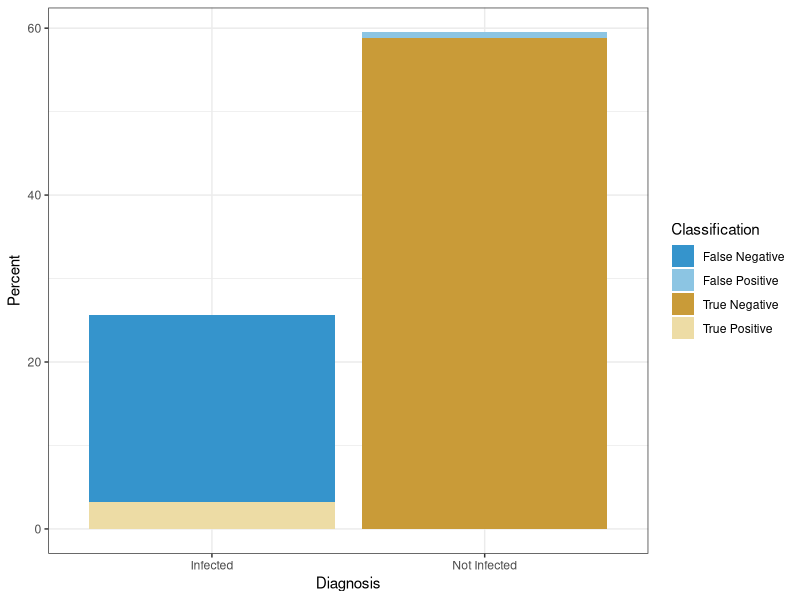
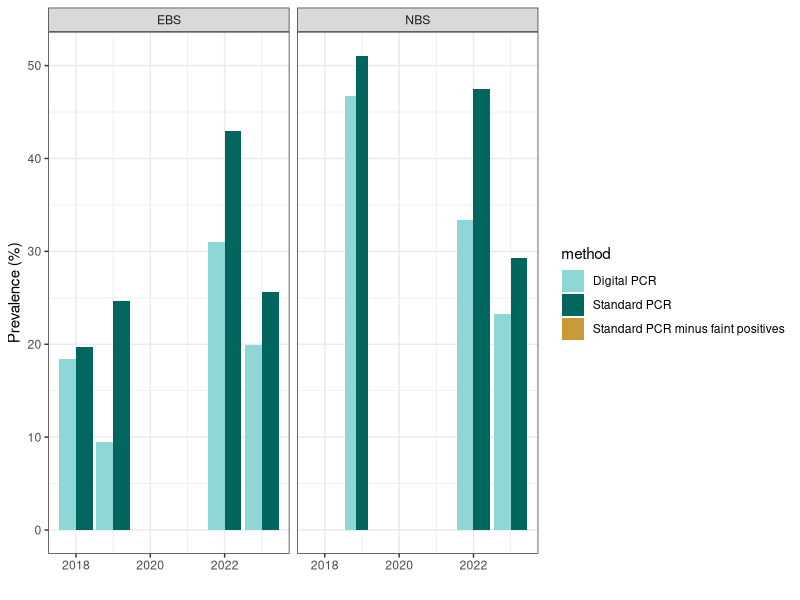
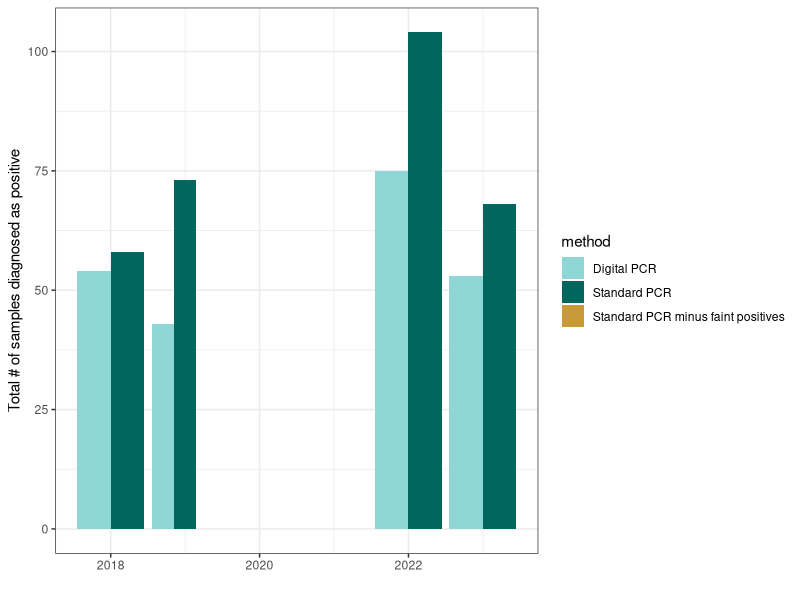
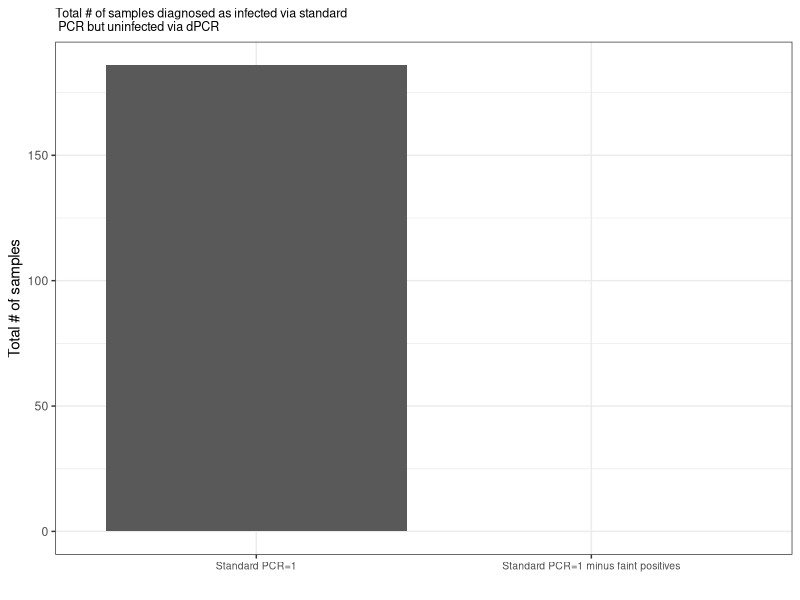
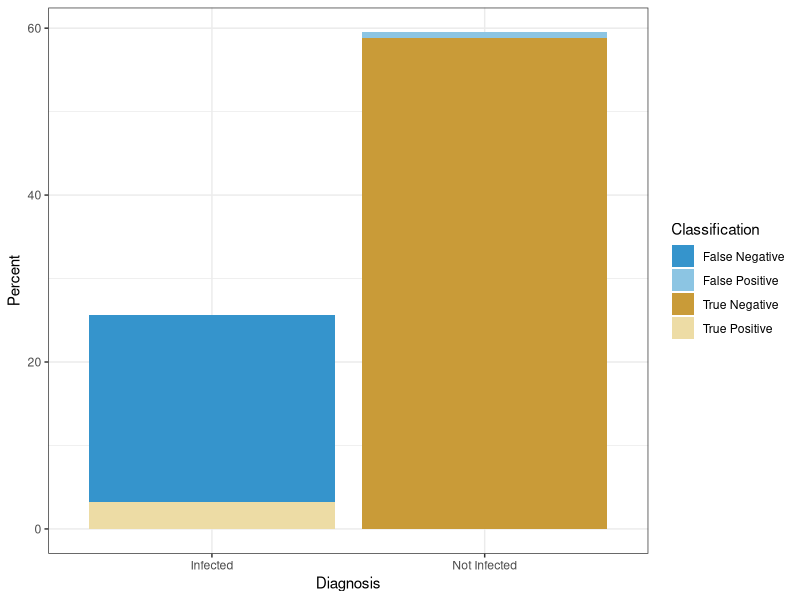
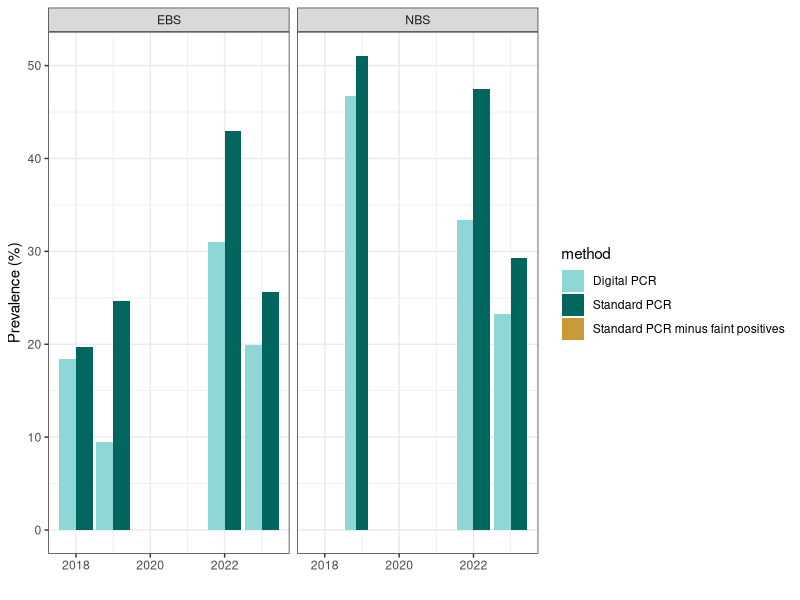
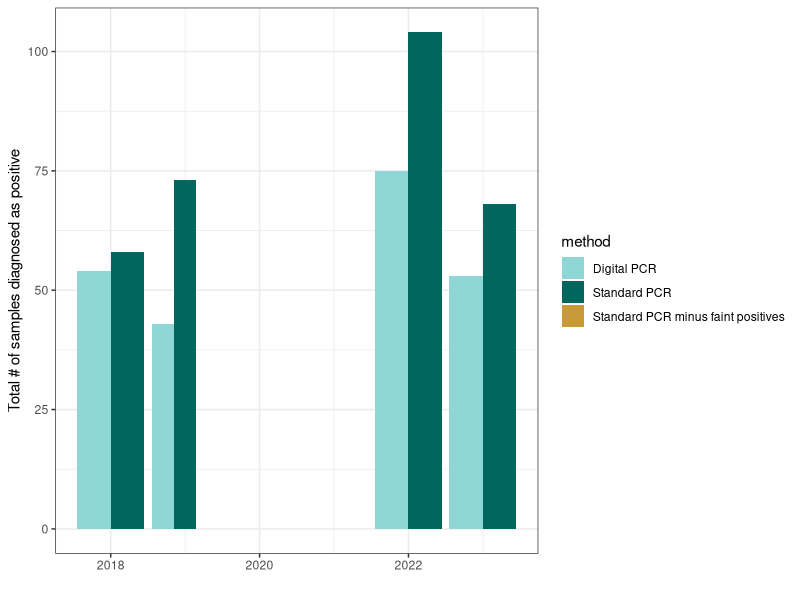
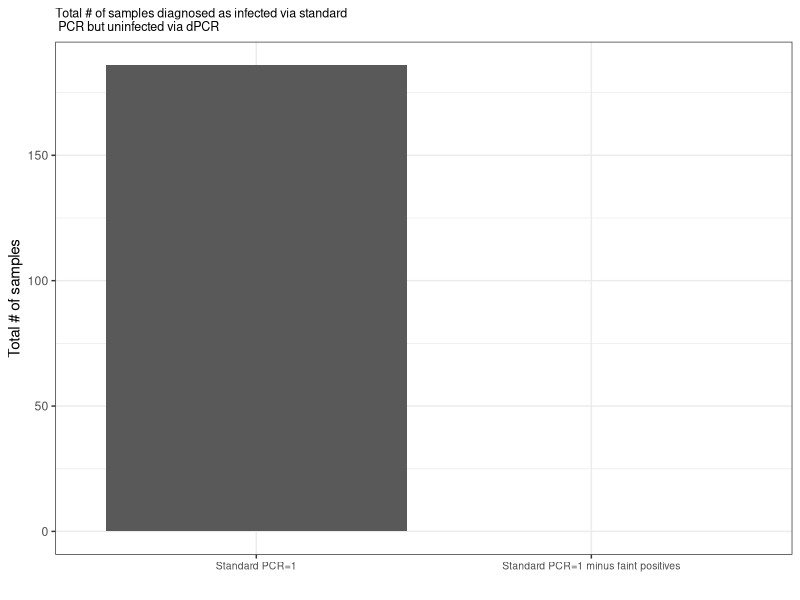

R code for these plots, in order:
#Compare testing accuracy of PCR, dPCR and visual diagnosis
#Sensitivity and specificity analysis between PCR and visual diagnosis with 
#additional years

#This script includes lots of questions for Hamish, and filtering criteria 
  #for all further conventional and dPCR analyses 

# Author: Erin Fedewa

# load ----
library(tidyverse)
library(lubridate)
library(viridis)

# load PCR data 
dat <- read.csv("./data/pcr_haul_master.csv")

#Load color palette
my_colors <- c("#8fd7d7","#01665e", "#c99b38", "#eddca5")
my_colors2 <- c("#3594cc", "#8cc5e3","#c99b38", "#eddca5")
my_colors3 <- RColorBrewer::brewer.pal(8, "Blues")[c(3,5,6,8)]

############################################
#Sample sizes
dat %>%
  filter(pcr_result %in% c(1, 0), 
         index_site != 2) %>% #3 snow crab samples collected at a tanner crab index site
  summarize(total = n(),
            pcr_pos = sum(pcr_result==1),
            vis_pos = sum(visual_positive==1, na.rm=TRUE))

#Calculate sensitivity and specificity
dat %>%
  filter(index_site != 2,
         pcr_result %in% c(1, 0)) %>%
  mutate(sen_spec = case_when(pcr_result==1 & visual_positive==1 ~ "TP", #true positive
                              pcr_result==0 & visual_positive==1 ~ "FP", #false positive
                              pcr_result==1 & visual_positive==0 ~ "FN", #false negative
                              pcr_result==0 & visual_positive==0 ~ "TN")) %>% #true negative
  summarise(TP_n = nrow(filter(.,sen_spec=="TP")),
            FP_n = nrow(filter(.,sen_spec=="FP")),
            FN_n = nrow(filter(.,sen_spec=="FN")),
            TN_n = nrow(filter(.,sen_spec=="TN"))) %>%
  mutate(sens = TP_n/(TP_n+FN_n), #Sensitivity of visual diagnosis
         spec = TN_n/(FP_n+TN_n)) #Specificity of visual diagnosis

#15% probability of diagnosing visually + when PCR is +
  #this is up from 7% reported in Fedewa et al for 2015-2017 dataset
#99% probability of diagnosing visually neg when hemato is absent 
  #25 crab visually positive but no hemato- either incorrect visual diagnosis, or
  #symptoms presenting for a different bug? 


#Plot Classification Accuracy  
dat %>%
  filter(index_site != 2,
         pcr_result %in% c(1, 0)) %>%
  mutate(sen_spec = case_when(pcr_result==1 & visual_positive==1 ~ "TP", #true positive
                              pcr_result==0 & visual_positive==1 ~ "FP", #false positive
                              pcr_result==1 & visual_positive==0 ~ "FN", #false negative
                              pcr_result==0 & visual_positive==0 ~ "TN")) %>% #true negative
  summarise(TP_n = sum(sen_spec=="TP", na.rm=TRUE)/n()*100,
            FP_n = sum(sen_spec=="FP", na.rm=TRUE)/n()*100,
            FN_n = sum(sen_spec=="FN", na.rm=TRUE)/n()*100,
            TN_n = sum(sen_spec=="TN", na.rm=TRUE)/n()*100) %>%
  rename("True Positive" = "TP_n", "False Positive" = "FP_n",
         "True Negative" = "TN_n", "False Negative" = "FN_n") %>%
  pivot_longer(c(1:4), names_to="Classification", values_to = "Percent") %>%
  mutate(Diagnosis = case_when(Classification=="False Negative" | Classification=="True Positive" ~ "Infected", 
                               Classification=="False Positive" | Classification=="True Negative" ~ "Not Infected")) %>%
  ggplot(aes(Diagnosis, Percent, fill=Classification)) +
    geom_bar(position = "stack", stat="identity") +
    theme_bw() +
    scale_fill_manual(values = my_colors2) 
ggsave("./figures/sens_spec.png")

########################################################
#data exploration of dPCR data 

#number of samples with runs that failed to amplify DNA
dat %>%
  filter(year >= 2018,
         nssu_pcr == 0) %>%
  summarize(total = n()) #n=30, <2%
#we should be removing these samples for both conventional and dPCR analyses  
  #moving forward, very small sample size 

#number of samples with faint positives (often questionable and subjective)
dat %>%
  filter(year >= 2018,
         faint_pos == 1) %>%
  summarize(total = n()) #n=134, ~8.8%

#sample sizes of conventional PCR data
  #NOTE: dropping nssu fails from here on out
dat %>%
  filter(pcr_result %in% c(1, 0), 
         nssu_pcr == 1,
         index_site != 2) %>% #3 snow crab samples collected at a tanner crab index site
  group_by(year, general_location) %>%
  summarize(total = n(),
            pos = sum(pcr_result==1),
            neg = sum(pcr_result==0),
            prevalence = (pos/total)*100) %>%
  mutate(method = "Standard PCR") -> pcr

#sample sizes of conventional PCR data filtered for faint positives
  #note that we're keeping in faint positive samples that were diagnosed positive with dPCR-
  #need to check with Hamish on this 
dat %>%
  filter(pcr_result %in% c(1, 0), 
         nssu_pcr == 1, 
         faint_pos == 0 | faint_pos == 1 & no_positive_partitions > 0, 
         index_site != 2) %>% #3 snow crab samples collected at a tanner crab index site
  group_by(year, general_location) %>%
  summarize(total = n(),
            pos = sum(pcr_result==1),
            neg = sum(pcr_result==0),
            prevalence = (pos/total)*100) %>%
  mutate(method = "Standard PCR minus faint positives") -> pcr_filter

#sample sizes of all digital PCR data
dat %>%
  filter(year >= 2018, 
         nssu_pcr == 1,
         index_site != 2) %>% #3 snow crab samples collected at a tanner crab index site
  group_by(year, general_location) %>%
  summarize(total = n(),
            pos = length(no_positive_partitions[no_positive_partitions > 0]),
            neg = length(no_positive_partitions[no_positive_partitions == 0]),
            prevalence = (pos/total)*100) %>%
  mutate(method = "Digital PCR") -> dig_pcr

#combine datasets and plot prevalence between methods 
pcr %>%
  rbind(dig_pcr) %>%
  rbind(pcr_filter) %>%
  filter(year > 2017) %>%
  ggplot(aes(fill=method, y=prevalence, x=year)) + 
  geom_bar(position="dodge", stat="identity") + 
  facet_wrap(~general_location) + 
  theme_bw() + 
  scale_fill_manual(values = my_colors) +
  labs(y="Prevalence (%)", x="")
ggsave("./figures/prev_by_method.png")
#so seems that standard pcr prevalance estimates are always higher- better
  #sensitivity for low grade infections due to dilution needed for dPCR?

#plot sample sizes of # of positive
pcr %>%
  rbind(dig_pcr) %>%
  rbind(pcr_filter) %>%
  filter(year > 2017) %>%
  ggplot(aes(fill=method, y=pos, x=year)) + 
  geom_bar(position="dodge", stat="identity") + 
  theme_bw() + 
  scale_fill_manual(values = my_colors) +
  labs(y="Total # of samples diagnosed as positive", x="")
ggsave("./figures/no_positive_by_method.png")

# of samples where standard PCR=1 and dPCR=0
dat %>%
  filter(year >= 2018, 
         nssu_pcr == 1,
         index_site != 2,
         pcr_result == 1, 
         no_positive_partitions == 0) %>% 
  summarize(total = n()) %>%
  mutate(method = "Standard PCR=1") -> pcr1

#of samples where standard PCR=1 and dPCR=0, but removing faint positives 
  #from standard PCR data
dat %>%
  filter(year >= 2018, 
         nssu_pcr == 1,
         index_site != 2,
         pcr_result == 1, 
         faint_pos == 0,
         no_positive_partitions == 0) %>% 
  summarize(total = n()) %>%
  mutate(method = "Standard PCR=1 minus faint positives") -> pcr2

#and plot both
pcr1 %>%
  rbind(pcr2) %>%
  ggplot(aes(x=method, y=total)) +
  geom_bar(position="dodge", stat="identity") + 
  theme_bw() + 
  labs(y="Total # of samples", x="", 
       title="Total # of samples diagnosed as infected via standard \n PCR but uninfected via dPCR") +
  theme(plot.title = element_text(size = 9)) +
  theme(axis.text.x = element_text(size=7.5)) 
ggsave("./figures/standardPCR_vrs_dPCR.png")
#so it seems like removing faint positives greatly reduces the discrepancy- support
  #that these faint positives are probably not true infections?
 
# of samples where standard PCR=0 and dPCR=1
dat %>%
  filter(year >= 2018, 
         nssu_pcr == 1,
         index_site != 2,
         pcr_result == 0, 
         no_positive_partitions > 0) %>% 
  summarize(total = n())
#but we've got almost the same number of samples in the opposite direction!


#Follow up questions for Hamish:
#1 This is a first pass, but how do we determine limit of detection of dPCR, 
  #and compare sensitivities of standard PCR vrs dPCR?
#2 When developing dPCR assay, shouldn't we be using different dilutions to quantify 
  #the limits of detection and limits of quantification- because this is important 
  #to our understanding of disease onset, progression and occurrence 
  #i.e. wouldn't it make the most sense to use 1:10 dilutions on standard PCR products
  #(can you even dilute these?) as well as dPCR?
  #because we can't really compare diagnosis/sensitives from the two methods without 
  #3) The concern of reduced sensitivity of dPCR (i.e. 95 samples infected via standard PCR
  #but uninfected via dPCR is a concern, though removing subjective faint positives helps)
  #on the other end of the spectrum though, there are 75 samples diagnosed positive via dPCR, 
  #but not standard PCR. Hmmmm....
#4) all faint positives are diagnosed as 1 for standard PCR, but should we be dropping all 
  #"pcr_result=1 & faint_positive=1" samples? - 134 samples as faint positive, but 28 of these 
  #have positive partitions > 1, so should we leave these in as confirmation for infection?
#5) We should be removing nssu fails from entire dataset, correct? 
            